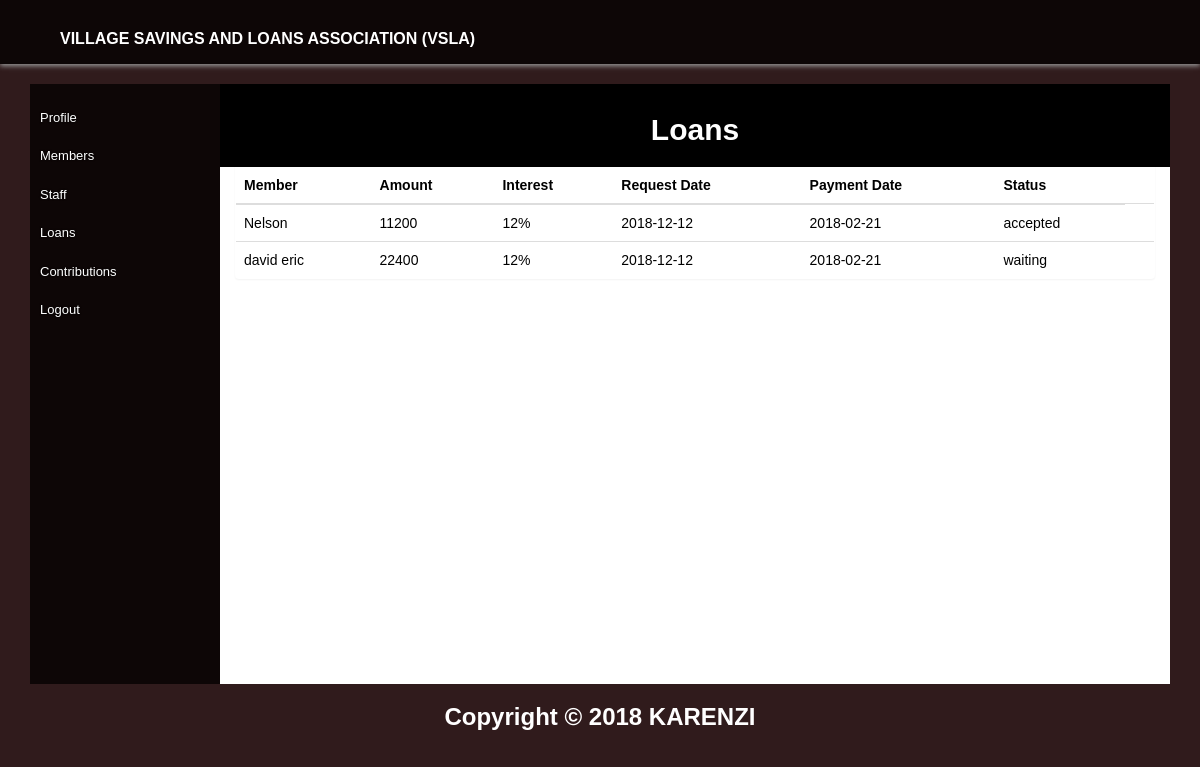
The page /?page=A_loans (signed in) on the database as committed earlier.
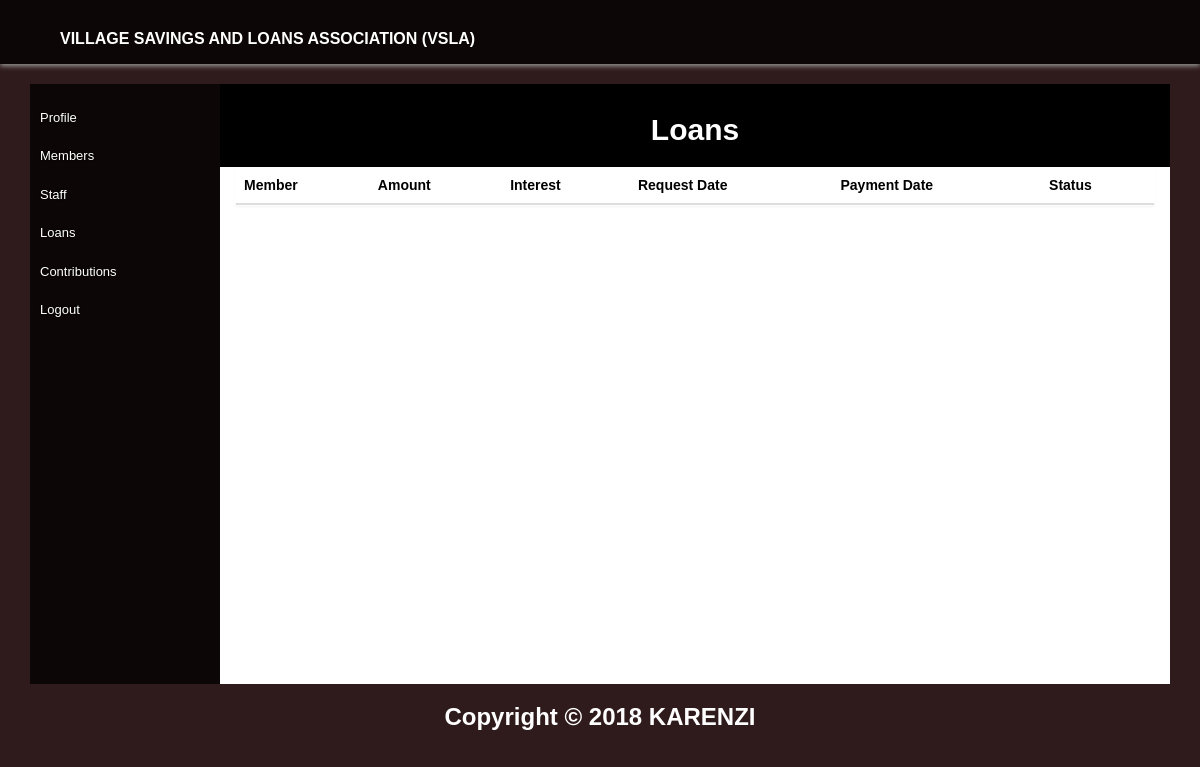
The same page on the database as committed later.
### tables this page shows
CREATE TABLE `loan` (
  `loan_id` int(10) NOT NULL,
  `staff_id` int(10) NOT NULL,
  `member_id` int(10) NOT NULL,
  `amount` int(11) NOT NULL,
  `amount_interest` int(20) NOT NULL,
  `payment_date` date NOT NULL,
  `request_date` date NOT NULL,
  `status` varchar(50) NOT NULL
);

CREATE TABLE `member` (
  `member_id` int(10) NOT NULL,
  `name` varchar(50) NOT NULL,
  `bdate` date NOT NULL,
  `username` varchar(20) NOT NULL,
  `password` varchar(50) NOT NULL,
  `phone` int(10) NOT NULL,
  `address` varchar(255) NOT NULL,
  `email` varchar(50) NOT NULL,
  `gender` char(1) NOT NULL,
  `status` varchar(20) NOT NULL,
  `type` varchar(12) NOT NULL
);

### controllers/controller.php (called while the page is built, shortened)
<?php
require_once('models/model.php');
class Controller {
	protected $model;
	public function __construct() {
		$this->model = new Model();
	}
	public function A_loans() {
		$tests = $this->model->S_loans();
		require_once 'views/admin.php';
	}
}
?>

### index.php (called while the page is built, shortened)
<?php
require_once('controllers/controller.php');
$controller = new Controller();
if(empty($_REQUEST['page'])) $page='index';
else $page = $_REQUEST['page'];
$controller->$page();
?>

### models/member.php (called while the page is built, shortened)
<?php
require_once('database.php');
class Member {
	protected $database;
	public function __construct()
	{
		$this->database = new Db();
		$this->database->connect();
	}
		public function S_loans() {
		$sql = "SELECT loan.*, member.name FROM loan inner join member on member.member_id = loan.member_id";
		$result = $this->database->execute($sql);
		return $result;
	}
}
?>

### models/model.php (called while the page is built, shortened)
<?php
require_once ('member.php');
class Model {
	protected $tests;
	public function __construct() {
		$this->tests = new Member();
	}
	public function S_loans() {
		return $this->tests->S_loans();
	}
}
?>

### models/database.php (called while the page is built, shortened)
<?php
class Db {
protected $db_connection;
public function connect() {
	$this->db_connection = mysqli_connect(host,user,pass,database) or die(mysqli_error($this->db_connection));
}
public function execute($sql) {
	$query=mysqli_query($this->db_connection, $sql)  or die($sql.mysqli_error($this->db_connection));
		$result=array();
		if(preg_match("/^select/i", $sql)) { while($row=mysqli_fetch_assoc($query)) $result[]=$row; }
		return $result;
}
}
?>

### views/S_loans.php (the view, shortened to what this page needs)
<div>
  <div class="panel">
    <div class="panel-heading panel-black text-center">
      <h2> Loans</h2>
    </div>
  <table class="table table-hover">
    <thead>
      <th>Member</th>
      <th>Amount</th>
      <th>Interest</th>
      <th>Request Date</th>
      <th>Payment Date</th>
      <th>Status</th>
    </thead>
    <tbody>
<?php
        foreach ($tests as $data) {
      ?>
      <tr>
        <td><?php echo $data['name']; ?></td>
        <td><?php echo $data['amount'];?></td>
        <td><?php echo $data['amount_interest'].'%';?></td>
        <td><?php echo $data['payment_date'];?></td>
        <td><?php echo $data['request_date'];?></td>
        <td><?php echo $data['status'];?></td>
          <td><?php if($data['status']=='waiting' and $_SESSION['type']!='admin'){?>
          <a href="?page=S_Laccept&id=<?php echo $data['loan_id'];?>" class="btn btn-primary">Accept</a><a class="btn btn-danger" href="?page=S_Lignore&id=<?php echo $data['loan_id'];?>">Ignore</a><?php } ?>
              </td>
      </tr><?php } ?>
    </tbody>
  </table>
  </div>
</div>

### views/header.php (shortened to what this page needs)
<!DOCTYPE html>
<html lang="en">
  <head>
    <link href="css/bootstrap.min.css" rel="stylesheet">
    <link href="css/bootstrap-theme.min.css" rel="stylesheet">
    <link rel="stylesheet" type="text/css" href="css/style.css">
</head>
  <body class="hm-body">
        <section class="header-section">
      <div class="container">
        <div class="row">
          <div class="col-sm-12 col-xs-12">
              <a class="col-md-6" href="?controller=account&action=index"><h1 style="color: white; font-size: 16px">VILLAGE SAVINGS AND LOANS ASSOCIATION (VSLA)</h1></a>
          </div>
          <div class="col-sm-7 col-sm-offset-1 col-xs-12">
          </div>
        </div>
      </div>
    </section>
    <section>
      <div class="container-fluid">

### views/admin.php
<?php
require_once('header.php');
?>
 <div class="container-fluid account">
			<div>
				<div class="row">
					<div class="column col-sm-2 col-xs-1" id="sidebar">
					<ul class="nav">
							<li><a href="?page=Aprofile">Profile</a></li>
							<li><a href="?page=members">Members</a></li>
							<li><a href="?page=A_staff">Staff</a></li>
							<li><a href="?page=A_loans">Loans</a></li>
							<li><a href="?page=A_contributions">Contributions</a></li>
							<li><a href="?page=logout">Logout</a></li>
						</ul>
					</div>
					<div class="column col-sm-10 col-xs-11" id="main">
						<div class="padding">
							<div class="full col-sm-9">
					<?php if ($_SESSION['type']=='admin') {
					require $content; ?>
								  </div>
							   </div>
							</div>
						</div>
					</div>
				</div>
 <?php
require_once('footer.php');
}
else {
	header('location: index.php');
}
?>

### views/footer.php (shortened to what this page needs)
</div>
</section>
    <section class="footer">
      <div class="container">
        <div class="col-md-12 text-center">
          <h3>Copyright &copy 2018 KARENZI</h3>
        </div>
      </div>
    </section>
  </body>
</html>

### css/style.css (style rules this page uses)
body { font-family: 'Raleway', sans-serif; }
a,a:hover { text-decoration: none; }
.account { padding-top: 20px; }
.panel-black.panel-heading { background-color: black; margin-right: -40px; margin-left: -40px; margin-top: -2px; color: white; }
.hm-body { background-color: rgb(48,27,28); color: white; }
.header-section { background: rgb(13,6,6); padding: 10px 0 5px; box-shadow: 0px 2px 5px 0px #999; }
.footer { position: relative; right: 0; left: 0; bottom: 0; width: 100%; text-align: center; }
html, body { height: 100%; font-family:verdana,arial,sans-serif; color:#555555; }
.nav { font-family:Arial,sans-serif; font-size:13px; }
a { color:#222222; }
.wrapper, .row { height: 100%; margin-left:0; margin-right:0; }
.wrapper:before, .wrapper:after, .column:before, .column:after { content: ""; display: table; }
.wrapper:after, .column:after { clear: both; }
.column { height: 100%; overflow: auto; *zoom:1; }
#main { background-color:#fff; color: black; padding-left:0; padding-right:0; height: 600px; }
#sidebar { padding:0px; padding-top:15px; background-color: rgb(13,6,6) !important; height: 600px; }
#sidebar, #sidebar a, #sidebar-footer a { color:#ffffff; background-color:transparent; text-shadow:0 0 2px #000000; padding-left:5px; }
h1,h2,h3 { font-weight:800; }
.col-sm-9.full { width: 100%; }

Rows that differ between the two databases and show on the page:
removed loan: member.name "Nelson", amount "11200", amount_interest "12", payment_date "2018-12-12", request_date "2018-02-21", status "accepted"
removed loan: member.name "david eric", amount "22400", amount_interest "12", payment_date "2018-12-12", request_date "2018-02-21", status "waiting"
